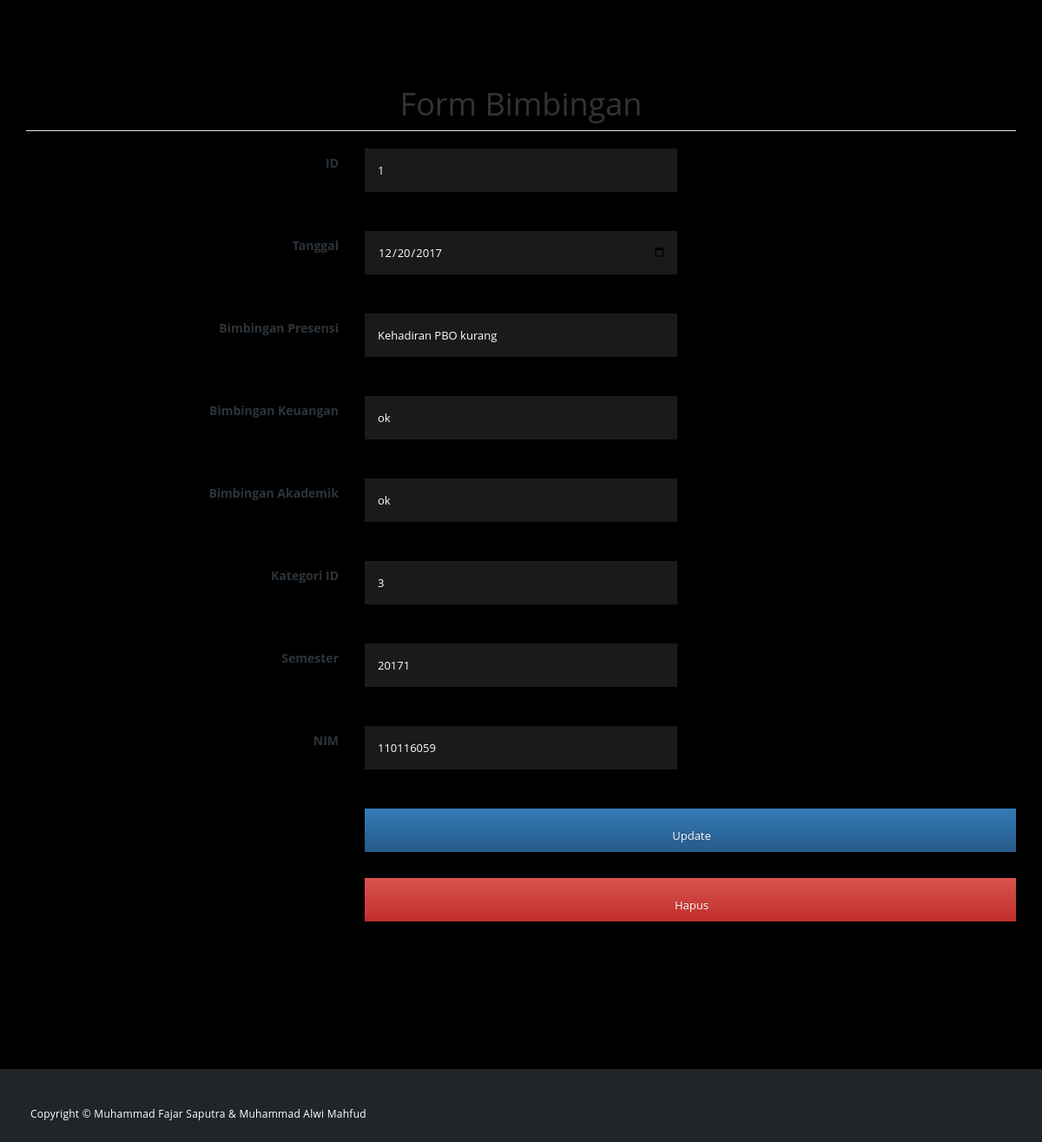
/form_bimbingan.php?id=1, run on the app's committed database.
### tables this page shows
CREATE TABLE `bimbingan_akademik` (
  `id` int(11) NOT NULL,
  `tanggal` date DEFAULT NULL,
  `bimbingan_presensi` text,
  `bimbingan_keuangan` text,
  `bimbingan_akademik` text,
  `kategori_id` int(11) NOT NULL,
  `semester` int(11) DEFAULT NULL,
  `nim` varchar(10) NOT NULL
);

### db/dbkoneksi.php (called while the page is built)
<?php
    class DBKoneksi{
        private $dbhost = 'localhost';
        private $dbuser = 'root';
        private $dbpass = 'bl@ck_ole27';
        private $dbname = 'tugasAkhir';
        private $opsi = [
            PDO::ATTR_ERRMODE => PDO::ERRMODE_EXCEPTION,
            PDO::ATTR_DEFAULT_FETCH_MODE => PDO::FETCH_ASSOC,
        ];
        private $koneksi = null;
        public function __construct()
        {
            $dsn = "mysql:host=".$this->dbhost.";dbname=".$this->dbname;
            try{
                $this->koneksi = new PDO($dsn,
                    $this->dbuser,$this->dbpass,
                    $this->opsi);
            }catch(PDOException $e){
                echo $e->getMessage();
            }
        }
        public function getKoneksi()
        {
            return $this->koneksi;
        }
    }
?>

### db/DAO.php (called while the page is built, shortened)
<?php
require_once "dbkoneksi.php";
class DAO
{
    protected $tableName = "";
    protected $koneksi = null ;
    public function __construct($nama_table)
    {
        $this->tableName= $nama_table;
        $database = new DBKoneksi();
        $this->koneksi = $database->getKoneksi();
    }
    public function findByID($pk){
        $sql = "SELECT * FROM " . $this->tableName . " WHERE id=?";
        $ps = $this->koneksi->prepare($sql);
        $ps->execute([$pk]);
        return $ps->fetch();
    }
}

### form_bimbingan.php (the view, shortened to what this page needs)
<?php
    include_once 'top.php';
    $obj_kegiatan = new bimbingan_akademik();
    $_idedit = $_GET['id'];
    if(!empty($_idedit)){
        $data = $obj_kegiatan->findByID($_idedit);
    }else{
        $data = [];
    }
?>
<form class="form-horizontal" method="POST" name="formbimbingan" action="proses_bimbingan.php" >
<fieldset>
  <div id="book" class="page-section">
              <div class="container">
                  <div class="row">
                      <div class="col-md-12">
                          <div class="section-heading">
<legend align="center"><h1>Form Bimbingan</h1></legend>
<div class="form-group">
  <label class="col-md-4 control-label" for="id">ID</label>
  <div class="col-md-4">
  <input id="id" name="id" type="number" placeholder="Masukkan ID" class="form-control input-md" value="<?php echo $data['id']?>">
  </div>
</div>
<div class="form-group">
  <label class="col-md-4 control-label" for="judul">Tanggal</label>
  <div class="col-md-4">
  <input id="tanggal" name="tanggal" type="date" placeholder="Masukkan tanggal" class="form-control input-md" value="<?php echo $data['tanggal']?>" >
  </div>
</div>
<div class="form-group">
  <label class="col-md-4 control-label" for="judul">Bimbingan Presensi</label>
  <div class="col-md-4">
  <input id="bimbingan_presensi" name="bimbingan_presensi" type="text" placeholder="Masukkan keterangan Bimbingan Presensi" class="form-control input-md" value="<?php echo $data['bimbingan_presensi']?>" >
  </div>
</div>
<div class="form-group">
  <label class="col-md-4 control-label" for="judul">Bimbingan Keuangan</label>
  <div class="col-md-4">
  <input id="bimbingan_keuangan" name="bimbingan_keuangan" type="text" placeholder="Masukkan keterangan bimbingan Keuangan" class="form-control input-md" value="<?php echo $data['bimbingan_keuangan']?>" >
  </div>
</div>
<div class="form-group">
  <label class="col-md-4 control-label" for="judul">Bimbingan Akademik</label>
  <div class="col-md-4">
  <input id="bimbingan_akademik" name="bimbingan_akademik" type="text" placeholder="Masukkan keterangan Bimbingan Akademik" class="form-control input-md" value="<?php echo $data['bimbingan_akademik']?>" >
  </div>
</div>
<div class="form-group">
  <label class="col-md-4 control-label" for="judul">Kategori ID</label>
  <div class="col-md-4">
  <input id="kategori_id" name="kategori_id" type="number" placeholder="Masukkan ID kategori" class="form-control input-md" value="<?php echo $data['kategori_id']?>" >
  </div>
</div>
<div class="form-group">
  <label class="col-md-4 control-label" for="judul">Semester</label>
  <div class="col-md-4">
  <input id="semester" name="semester" type="number" placeholder="Masukkan semester" class="form-control input-md" value="<?php echo $data['semester']?>" >
  </div>
</div>
<div class="form-group">
  <label class="col-md-4 control-label" for="judul">NIM</label>
  <div class="col-md-4">
  <input id="nim" name="nim" type="number" placeholder="Masukkan nim" class="form-control input-md" value="<?php echo $data['nim']?>" >
  </div>
</div>
<div class="form-group">
  <label class="col-md-4 control-label" for="proses"></label>
  <div class="col-md-8">
  <?php
    if(empty($_idedit)){
    ?>
      <input type="submit" id="form-submit" class="btn" name="proses" class="btn" value="Simpan"/>
    <?php
    }else{
      ?>
      <input type="submit" name="proses" class="btn btn-primary" value="Update"/>
      <input type="submit" name="proses" class="btn btn-danger" value="Hapus"/>
    <?php
    }?>
  </div>
</div>
</fieldset>
</form>
<?php
    include_once 'bottom.php';
?>

### css/hero-slider.css (style rules this page uses)
*, *::after, *::before { -webkit-box-sizing: border-box; -moz-box-sizing: border-box; box-sizing: border-box; }
html { font-size: 62.5%; }

### css/tooplate-style.css (style rules this page uses)
* { margin: 0; padding: 0; font-family: 'Open Sans', arial, sans-serif; }
.page-section { padding: 80px 0; }
#book .section-heading { margin-bottom: 60px; }
#book { background-color: #000000; background-repeat: no-repeat; width: 100%; background-size: cover; }
#book input { border-radius: 0px; padding-left: 15px; font-size: 13px; color: #fff; background-color: rgba(250, 250, 250, 0.1); outline: none; border: none; box-shadow: none; line-height: 50px; height: 50px; width: 100%; margin-bottom: 30px; }

### data on the page
bimbingan_akademik: id "1", tanggal "12/20/2017", bimbingan_presensi "Kehadiran PBO kurang", bimbingan_keuangan "ok", bimbingan_akademik "ok", kategori_id "3", semester "20171", nim "110116059"
